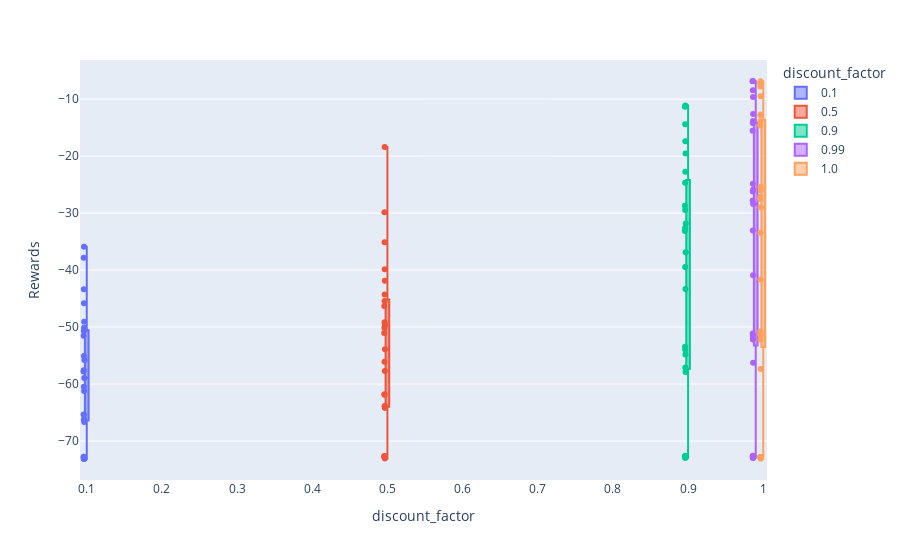

Notebook code for this chart:
### Code cell
fig = px.box(create_frame(df), y="Rewards", x='discount_factor',color="discount_factor",
             boxmode="overlay", points='all')
fig.show()

### Figure 1 — Plotly figure (JSON) as saved in the notebook; plotly's stock layout.template omitted (floating-point values rounded to 4 significant figures)
{"data": [{"alignmentgroup": "True", "boxpoints": "all", "hovertemplate": "discount_factor=%{x}<br>Rewards=%{y}<extra></extra>", "legendgroup": "0.1", "marker": {"color": "#636efa"}, "name": "0.1", "notched": false, "offsetgroup": "0.1", "orientation": "v", "showlegend": true, "type": "box", "x": [0.1, 0.1, 0.1, 0.1, 0.1, 0.1, 0.1, 0.1, 0.1, 0.1, 0.1, 0.1, 0.1, 0.1, 0.1, 0.1, 0.1, 0.1, 0.1, 0.1, 0.1, 0.1, 0.1, 0.1, 0.1], "x0": " ", "xaxis": "x", "y": [-37.83, -35.9, -45.82, -50.15, -50.69, -43.38, -49.07, -51.54, -55.1, -55.77, -57.6, -57.8, -58.93, -60.48, -61.22, -65.4, -65.37, -66.33, -66.18, -66.65, -72.75, -72.81, -73.07, -73.16, -73.13], "y0": " ", "yaxis": "y"}, {"alignmentgroup": "True", "boxpoints": "all", "hovertemplate": "discount_factor=%{x}<br>Rewards=%{y}<extra></extra>", "legendgroup": "0.5", "marker": {"color": "#EF553B"}, "name": "0.5", "notched": false, "offsetgroup": "0.5", "orientation": "v", "showlegend": true, "type": "box", "x": [0.5, 0.5, 0.5, 0.5, 0.5, 0.5, 0.5, 0.5, 0.5, 0.5, 0.5, 0.5, 0.5, 0.5, 0.5, 0.5, 0.5, 0.5, 0.5, 0.5, 0.5, 0.5, 0.5, 0.5, 0.5], "x0": " ", "xaxis": "x", "y": [-18.4, -29.88, -35.12, -44.3, -45.43, -39.85, -41.87, -46.3, -49.65, -51.04, -49.17, -50.11, -53.9, -56.11, -57.73, -61.77, -61.89, -63.85, -63.92, -64.19, -72.63, -72.67, -73.09, -72.82, -72.73], "y0": " ", "yaxis": "y"}, {"alignmentgroup": "True", "boxpoints": "all", "hovertemplate": "discount_factor=%{x}<br>Rewards=%{y}<extra></extra>", "legendgroup": "0.9", "marker": {"color": "#00cc96"}, "name": "0.9", "notched": false, "offsetgroup": "0.9", "orientation": "v", "showlegend": true, "type": "box", "x": [0.9, 0.9, 0.9, 0.9, 0.9, 0.9, 0.9, 0.9, 0.9, 0.9, 0.9, 0.9, 0.9, 0.9, 0.9, 0.9, 0.9, 0.9, 0.9, 0.9, 0.9, 0.9, 0.9, 0.9, 0.9], "x0": " ", "xaxis": "x", "y": [-28.74, -11.13, -11.37, -14.42, -22.74, -29.46, -17.41, -19.55, -24.67, -31.85, -39.49, -33.14, -32.64, -36.87, -43.34, -57.88, -53.45, -53.95, -54.81, -57.12, -72.71, -72.83, -72.93, -72.92, -72.57], "y0": " ", "yaxis": "y"}, {"alignmentgroup": "True", "boxpoints": "all", "hovertemplate": "discount_factor=%{x}<br>Rewards=%{y}<extra></extra>", "legendgroup": "0.99", "marker": {"color": "#ab63fa"}, "name": "0.99", "notched": false, "offsetgroup": "0.99", "orientation": "v", "showlegend": true, "type": "box", "x": [0.99, 0.99, 0.99, 0.99, 0.99, 0.99, 0.99, 0.99, 0.99, 0.99, 0.99, 0.99, 0.99, 0.99, 0.99, 0.99, 0.99, 0.99, 0.99, 0.99, 0.99, 0.99, 0.99, 0.99, 0.99], "x0": " ", "xaxis": "x", "y": [-24.88, -9.652, -6.889, -6.832, -8.447, -33.08, -14.2, -12.61, -13.85, -15.56, -40.93, -27.79, -26.22, -25.89, -28.4, -56.29, -52.21, -51.54, -51.12, -52.01, -72.94, -72.99, -72.58, -72.87, -72.66], "y0": " ", "yaxis": "y"}, {"alignmentgroup": "True", "boxpoints": "all", "hovertemplate": "discount_factor=%{x}<br>Rewards=%{y}<extra></extra>", "legendgroup": "1.0", "marker": {"color": "#FFA15A"}, "name": "1.0", "notched": false, "offsetgroup": "1.0", "orientation": "v", "showlegend": true, "type": "box", "x": [1, 1, 1, 1, 1, 1, 1, 1, 1, 1, 1, 1, 1, 1, 1, 1, 1, 1, 1, 1, 1, 1, 1, 1, 1], "x0": " ", "xaxis": "x", "y": [-29.0, -9.498, -6.858, -7.206, -7.813, -33.44, -14.62, -12.72, -12.82, -13.92, -41.64, -27.55, -26.01, -25.42, -27.16, -57.39, -52.22, -51.43, -50.78, -51.21, -73.09, -72.78, -72.82, -72.81, -72.82], "y0": " ", "yaxis": "y"}], "layout": {"boxmode": "overlay", "legend": {"title": {"text": "discount_factor"}, "tracegroupgap": 0}, "margin": {"t": 60}, "xaxis": {"anchor": "y", "categoryarray": [0.1, 0.5, 0.9, 0.99, 1], "categoryorder": "array", "domain": [0, 1], "title": {"text": "discount_factor"}}, "yaxis": {"anchor": "x", "domain": [0, 1], "title": {"text": "Rewards"}}}}
